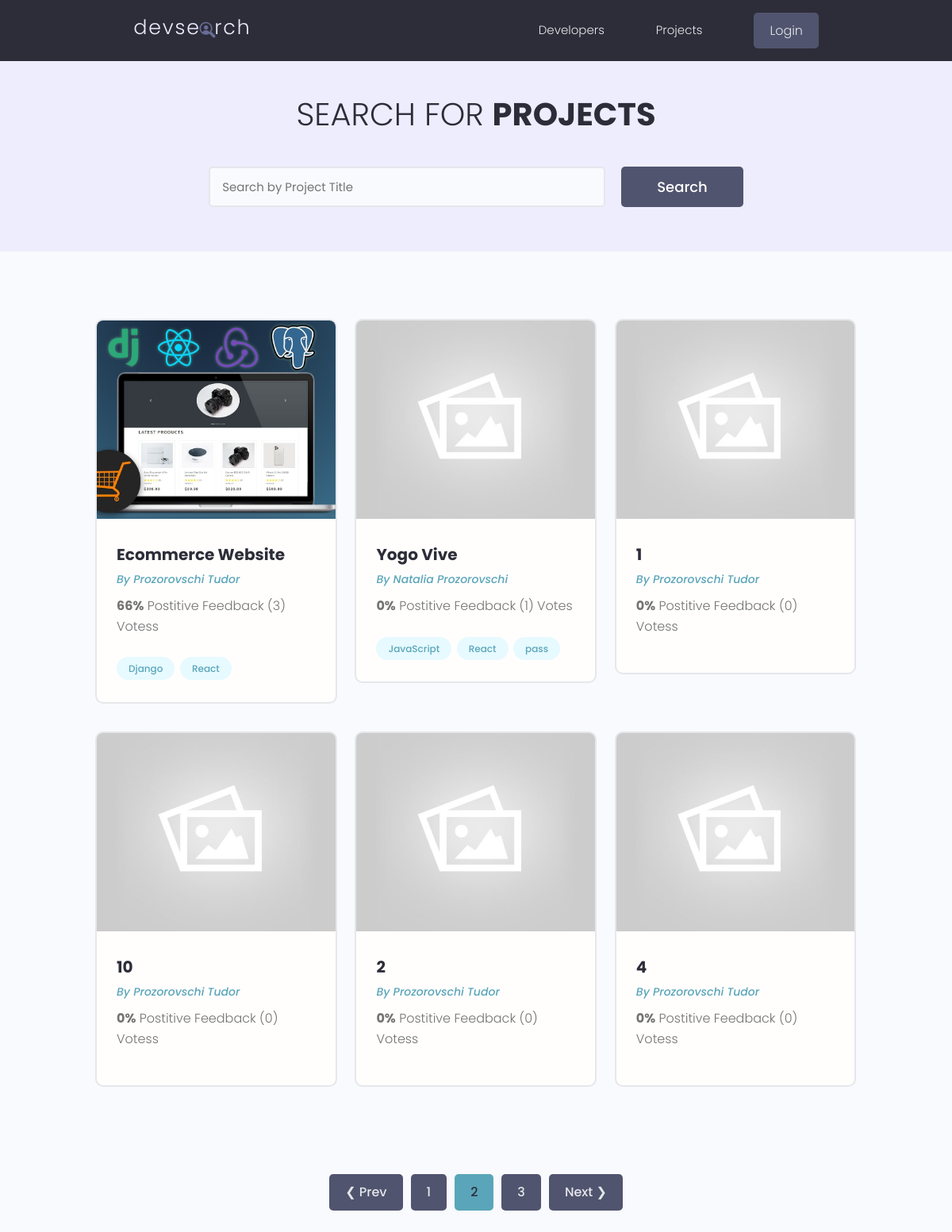
Screenshot of /projects/?page=2 with the database file from the repository.
### projects/models.py (models this page shows, shortened)
class Project(models.Model):
    owner = models.ForeignKey(Profile, null=True, blank=True, on_delete=models.SET_NULL)
    title = models.CharField(max_length=200)  # corectare: max_length
    description = models.TextField(null=True, blank=True)
    featured_image = models.ImageField(
        null=True, blank=True, default='default.jpg')
    demo_link = models.CharField(max_length=200, null=True, blank=True)  # corectare: max_length
    source_link = models.CharField(max_length=2000, null=True, blank=True)
    tags = models.ManyToManyField('Tag', blank=True)
    vote_total = models.IntegerField(default=0, null=True, blank=True)
    vote_ratio = models.IntegerField(default=0, null=True, blank=True)
    created = models.DateField(auto_now_add=True)
    id = models.UUIDField(default=uuid.uuid4, unique=True, primary_key=True, editable=False)
    class Meta:
        ordering = ['-vote_ratio', '-vote_total', 'title']

class Tag(models.Model):
    name = models.CharField(max_length=200)
    created = models.DateTimeField(auto_now_add=True)
    id = models.UUIDField(default=uuid.uuid4, unique=True,
                          primary_key=True, editable=False)
    def __str__(self):
        return self.name

### users/models.py (models this page shows, shortened)
class Profile(models.Model):
    user = models.OneToOneField(User, on_delete=models.CASCADE, null=True, blank=True)
    name = models.CharField(max_length=200, blank=True, null=True)
    email = models.EmailField(max_length=500, blank=True, null=True)
    username = models.CharField(max_length=200, blank=True, null=True)
    location = models.CharField(max_length=200, blank=True, null=True)
    short_intro = models.CharField(max_length=200, blank=True, null=True)
    bio = models.TextField(blank=True, null=True)
    profile_image = models.ImageField(
        null=True, blank=True, upload_to='profiles/', default="profiles/user-default.png")
    social_github = models.CharField(max_length=200, blank=True, null=True)
    social_twitter = models.CharField(max_length=200, blank=True, null=True)
    social_linkedin = models.CharField(max_length=200, blank=True, null=True)
    social_youtube = models.CharField(max_length=200, blank=True, null=True)
    social_website = models.CharField(max_length=200, blank=True, null=True)
    created = models.DateTimeField(auto_now_add=True)
    id = models.UUIDField(default=uuid.uuid4, unique=True,
                          primary_key=True, editable=False)

### projects/views.py (the view)
# urls.py: path('projects/', include('projects.urls')),
def projects(request):
    projects, search_query = searchProjects(request)
    custom_range, projects = paginateProjects(request,projects,6)
    context = {'projects': projects, 'search_query': search_query,'custom_range': custom_range}
    return render(request, 'projects/projects.html', context)

### projects/utils.py (called while the page is built)
def paginateProjects(request,projects,results):
    page = request.GET.get('page')
    paginator = Paginator(projects,results)
    try:
        projects = paginator.page(page)
    except PageNotAnInteger:
        page = 1
        projects = paginator.page(page)
    except EmptyPage:
        page = paginator.num_pages
        projects = paginator.page(page)
    leftIndex = (int(page) - 4)
    if leftIndex < 1:
        leftIndex = 1
    rightIndex = (int(page) + 5)
    if rightIndex > paginator.num_pages:
        rightIndex = paginator.num_pages + 1
    custom_range = range(leftIndex,rightIndex)
    return custom_range, projects

def searchProjects(request):
    search_query = ''
    if request.GET.get('search_query'):
        search_query = request.GET.get('search_query')
    tags = Tag.objects.filter(name__icontains=search_query)
    projects = Project.objects.distinct().filter(
        Q(title__icontains=search_query) |
        Q(description__icontains=search_query) |
        Q(owner__name__icontains= search_query) |
        Q(tags__in=tags)
    )
    return projects, search_query

### projects/templates/projects/projects.html (shortened to what this page needs)
{% extends 'main.html' %}
{% block content %}
  <main class="projects">
    <section class="hero-section text-center">
      <div class="container container--narrow">
        <div class="hero-section__box">
          <h2>Search for <span>Projects</span></h2>
        </div>
        <div class="hero-section__search">
          <form id='searchForm' class="form" action="{% url 'projects' %}" method="get">
              <div class="form__field">
                  <input class="input input--text" id="formInput#search" type="text" name="search_query"
                      placeholder="Search by Project Title" value="{{search_query}}" />
              </div>
              <input class="btn btn--sub btn--lg" type="submit" value="Search" />
          </form>
      </div>
  </div>
</section>
    <section class="projectsList">
      <div class="container">
        <div class="grid grid--three">
           {% for project in projects %}
          <div class="column">
            <div class="card project">
              <a href="{% url 'project' project.pk %}" class="project">
                <img class="project__thumbnail" src="{{project.featured_image.url}}" alt="project thumbnail" />
                <div class="card__body">
                  <h3 class="project__title">{{ project.title }}</h3>
                  <p><a class="project__author" href="{% url 'project' project.id %}">By {{project.owner.name}}</a></p>
                  <p class="project--rating">
                    <span style="font-weight: bold;">{{project.vote_ratio}}%</span> Postitive
                    Feedback ({{project.vote_total}}) Votes{{project.vote_total |pluralize:"s"}}
                  </p>
                  <div class="project__tags">
                    {% for tag in project.tags.all %}
                    <span class="tag tag--pill tag--main">
                      <small>{{tag}}</small>
                    </span>
                    {% endfor %}
                  </div>
                </div>
              </a>
            </div>
          </div>
        {% endfor %}
        </div>
      </div>
    </section>
    {% include 'pagination.html' with queryset=projects custom_range=custom_range%}
  </main>
{% endblock %}

### static/styles/app.css (style rules this page uses)
.btn--sub { background-color: var(--color-sub-light); }
.card { border: 2px solid var(--color-light); }
img { width: 100%; }
.hero-section { height: 40vh; display: flex; align-items: center; background-color: var(--color-sub); }
.hero-section__box { margin-bottom: 4rem; }
.hero-section__box > h2, .hero-section__box > h2 > span { font-size: 4rem; color: var(--color-light); line-height: 1.3; text-transform: uppercase; }
.hero-section__box > h2 { font-weight: 300; }
.hero-section__box > h2 > span { font-weight: 700; }
.hero-section__search > .form { display: flex; align-items: center; justify-content: center; gap: 2rem; }
.hero-section__search > .form input.input--text { width: 50rem; }
.project__author { font-size: 1.4rem; font-style: italic; }
.project--rating { margin-bottom: 1.6em; margin-top: .5em; }
.projects > .hero-section { background: var(--color-sub-lighter); height: 30vh; }
.projects .hero-section__box { margin-bottom: 2.5rem; }
.projects .hero-section__box > h2 { color: var(--color-sub); }
.projects .hero-section__box > h2 > span { font-weight: 700; color: var(--color-sub); }
.projectsList { margin-top: 8rem; }
.project__thumbnail { height: 25rem; object-fit: cover; object-position: top center; }
.project__title { font-size: 2rem; font-weight: 700; color: var(--color-sub); }

### static/uikit/styles/modules/_base.css (style rules this page uses)
* { margin: 0; padding: 0; box-sizing: border-box; text-rendering: optimizeLegibility; color: inherit; font-size: inherit; }
body { line-height: 1.6; font-weight: 400; font-size: 1.5rem; color: var(--color-text); background-color: var(--color-bg); min-height: 100vh; }

### static/uikit/styles/modules/_typography.css (style rules this page uses)
* { font-family: var(--font-base); }
h2 { font-size: 3.6rem; font-weight: var(--font-bold); }
h3 { font-size: 3.2rem; font-weight: var(--font-medium); }
p, span, strong { font-size: 1.6rem; color: var(--color-text); font-weight: var(--font-regular); }
a { padding-bottom: 2px; text-decoration: none; display: inline-block; color: var(--color-main); font-weight: var(--font-medium); }

### static/uikit/styles/modules/_utilities.css (style rules this page uses)
.container { width: 92%; max-width: 165rem; margin: 0 auto; box-sizing: border-box; }
.container--narrow { width: 92%; max-width: 120rem; }
@media screen and (min-width: 1000px) { .container { width: 90%; } }
@media screen and (min-width: 1000px) { .container--narrow { width: 85%; } }
@media screen and (min-width: 1200px) { .container { width: 80%; } }
@media screen and (min-width: 1200px) { .container--narrow { width: 72%; } }
.text-center { text-align: center; }

### static/uikit/styles/modules/_button.css (style rules this page uses)
.btn { display: inline-block; position: relative; cursor: pointer; background-color: var(--color-light); font-weight: var(--font-medium); color: var(--color-sub); text-decoration: none; padding: 1rem 2rem; border-radius: 0.5rem; border: none; width: -webkit-fit-content; width: -moz-fit-content; width: fit-content; height: -webkit-fit-content; height: -moz-fit-content; height: fit-content; font-size: 1.6rem; outline-width: 0; outline-color: transparent; -webkit-backface-visibility: hidden; backface-visibility: hidden; transition: all 0.3s ease-in-out; }
.btn--sub { background-color: var(--color-sub); color: var(--color-white); }
.btn--lg { font-size: 1.8rem; padding: 1.2rem 4.5rem; }

### static/uikit/styles/modules/_card.css (style rules this page uses)
.card { border-radius: 1rem; background-color: var(--color-white); border: 1.5px solid var(--color-light); width: auto; height: auto; margin-top: 0.5rem; margin-bottom: 0.5rem; overflow: hidden; }
.card__body, .card__header { padding: 2rem 2.5rem; }

### static/uikit/styles/modules/_form.css (style rules this page uses)
.form { display: block; }
.form__field { margin-top: 1.5rem; margin-bottom: 1.5rem; }
input.input[type='text'], input.input[type='email'], input.input[type='password'], input.input[type='number'], textarea.input { min-width: 24rem; width: 100%; padding: 1.2rem 1.5rem; border-radius: 0.5rem; border: 2px solid var(--color-light); transition: all 0.3s ease-in-out; background-color: var(--color-bg); }

### static/uikit/styles/modules/_tag.css (style rules this page uses)
.tag { display: inline-flex; align-items: center; background-color: var(--color-sub); height: -webkit-fit-content; height: -moz-fit-content; height: fit-content; width: -webkit-fit-content; width: -moz-fit-content; width: fit-content; border-radius: 0.5rem; padding: 0.5rem 1.5rem; font-size: 1.2rem; cursor: pointer; }
.tag:not(:last-child) { margin-right: 0.25rem; margin-bottom: 0.75rem; }
.tag > small { color: var(--color-white); }
.tag--pill { border-radius: 5rem; }
.tag--main, .tag--main > small { background: var(--color-main-light); color: var(--color-main); font-weight: 500; }

### rows the page displays
Project: featured_image (picture), title "Ecommerce Website", owner.name "Prozorovschi Tudor", vote_ratio "66", vote_total "3"
Tag: name "Django"
Tag: name "React"
Project: featured_image (placeholder picture), title "Yogo Vive", owner.name "Natalia Prozorovschi", vote_ratio "0", vote_total "1"
Tag: name "JavaScript"
Tag: name "pass"
Project: featured_image (placeholder picture), title "1", owner.name "Prozorovschi Tudor", vote_ratio "0", vote_total "0"
Project: featured_image (placeholder picture), title "10", owner.name "Prozorovschi Tudor", vote_ratio "0", vote_total "0"
Project: featured_image (placeholder picture), title "2", owner.name "Prozorovschi Tudor", vote_ratio "0", vote_total "0"
Project: featured_image (placeholder picture), title "4", owner.name "Prozorovschi Tudor", vote_ratio "0", vote_total "0"

### other values shown
{{ page }} "1" "3"
{{ page }} "2"
